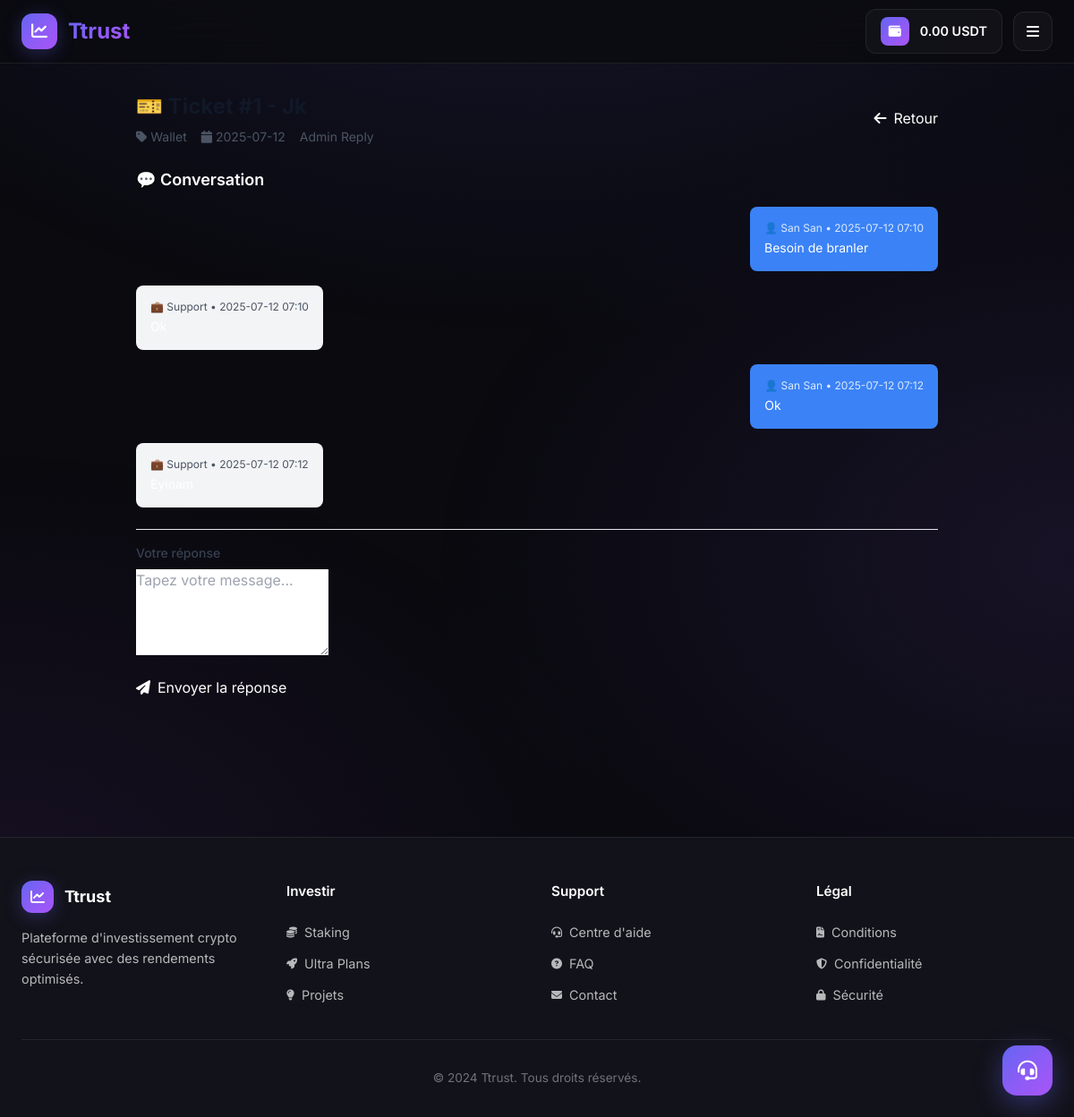
/support/ticket/1 (signed in), run on an earlier commit of the app's database.
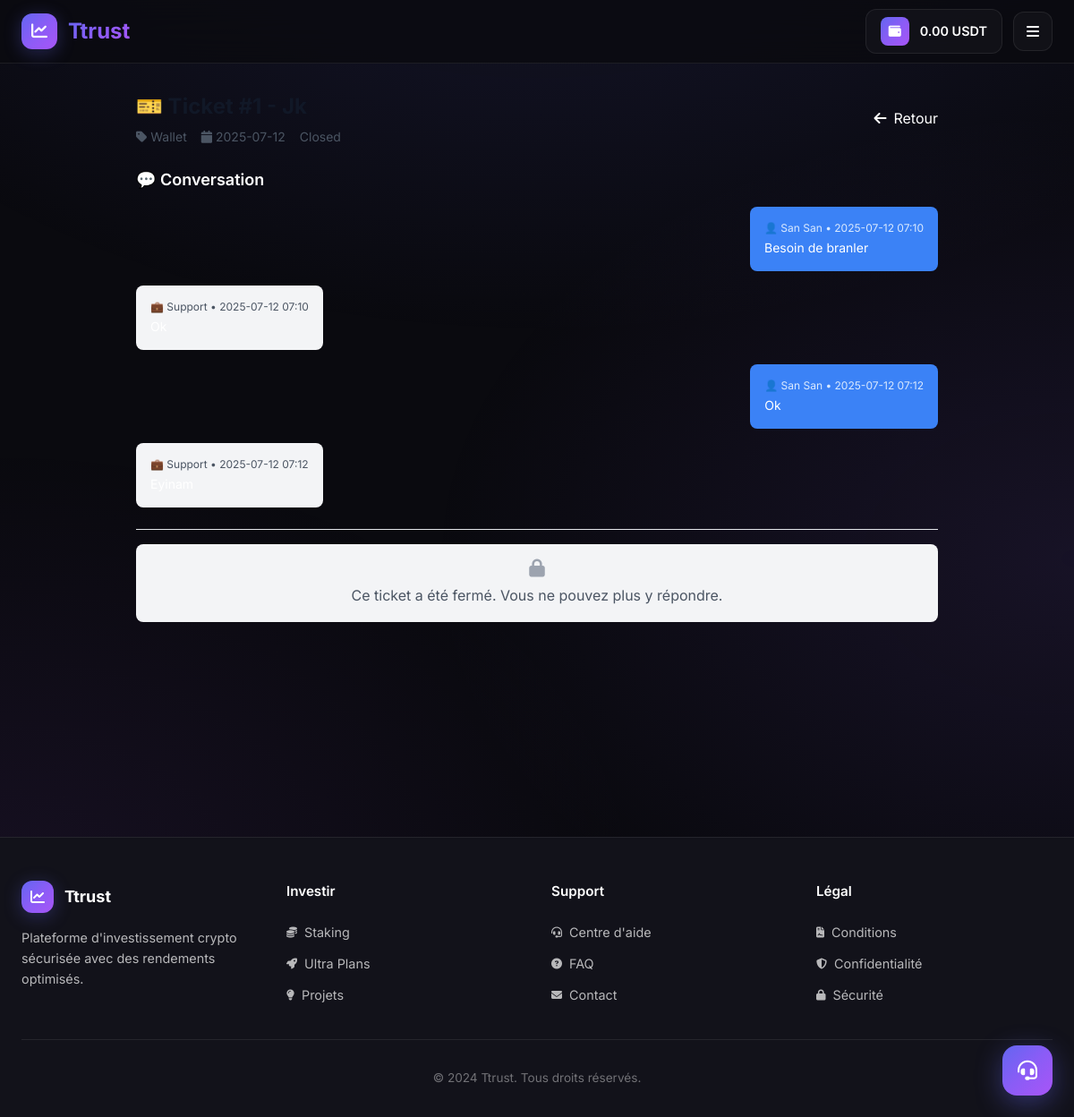
And on a later commit of the database.
### tables this page shows
CREATE TABLE support_tickets (
            id INTEGER PRIMARY KEY AUTOINCREMENT,
            user_id INTEGER NOT NULL,
            subject TEXT NOT NULL,
            status TEXT DEFAULT 'open',
            priority TEXT DEFAULT 'normal',
            category TEXT DEFAULT 'general',
            created_at TIMESTAMP DEFAULT CURRENT_TIMESTAMP,
            updated_at TIMESTAMP DEFAULT CURRENT_TIMESTAMP,
            assigned_to TEXT,
            FOREIGN KEY (user_id) REFERENCES users (id)
        );

### main.py (the view)
@app.route('/support/ticket/<int:ticket_id>')
@login_required
def support_ticket(ticket_id):
    conn = get_db_connection()
    ticket = conn.execute('''
        SELECT st.*, u.first_name, u.last_name, u.email
        FROM support_tickets st
        JOIN users u ON st.user_id = u.id
        WHERE st.id = ? AND st.user_id = ?
    ''', (ticket_id, session['user_id'])).fetchone()
    if not ticket:
        flash('Ticket non trouvé', 'error')
        return redirect(url_for('support'))
    messages = conn.execute('''
        SELECT sm.*, u.first_name, u.last_name
        FROM support_messages sm
        LEFT JOIN users u ON sm.user_id = u.id
        WHERE sm.ticket_id = ?
        ORDER BY sm.created_at ASC
    ''', (ticket_id,)).fetchall()
    conn.close()
    return render_template('support_ticket.html', ticket=ticket, messages=messages)

### main.py (called while the page is built, shortened)
def login_required(f):
    @wraps(f)
    def decorated_function(*args, **kwargs):
        if 'user_id' not in session:
            return redirect(url_for('login'))
        return f(*args, **kwargs)
    return decorated_function

def get_db_connection():
    import time
    max_retries = 5
    for attempt in range(max_retries):
        try:
            conn = sqlite3.connect(DATABASE, timeout=60.0)
            conn.row_factory = sqlite3.Row
            conn.execute('PRAGMA journal_mode=WAL;')
            conn.execute('PRAGMA busy_timeout=60000;')  # 60 seconds timeout
            conn.execute('PRAGMA synchronous=NORMAL;')  # Better performance
            conn.execute('PRAGMA cache_size=10000;')     # Larger cache
            conn.execute('PRAGMA temp_store=memory;')    # Use memory for temp
            return conn
        except Exception as e:
            print(f"❌ Unexpected database error: {e}")
            raise e
    return conn

### templates/support_ticket.html (shortened to what this page needs)
{% extends "base.html" %}
{% block content %}
<div class="max-w-4xl mx-auto space-y-6">
    <div class="messenger-card">
        <div class="flex items-center justify-between mb-4">
            <div>
                <h1 class="text-2xl font-bold text-gray-900">
                    🎫 Ticket #{{ ticket.id }} - {{ ticket.subject }}
                </h1>
                <div class="flex items-center space-x-4 mt-2 text-sm text-gray-600">
                    <span><i class="fas fa-tag mr-1"></i>{{ ticket.category.title() }}</span>
                    <span><i class="fas fa-calendar mr-1"></i>{{ ticket.created_at[:10] }}</span>
                    <span class="status-indicator
                        {% if ticket.status == 'admin_reply' %}status-active{% endif %}
                        {% if ticket.status == 'closed' %}status-completed{% endif %}">
                        {{ ticket.status.replace('_', ' ').title() }}
                    </span>
                </div>
            </div>
            <a href="{{ url_for('support') }}" class="messenger-btn-outline">
                <i class="fas fa-arrow-left mr-2"></i>Retour
            </a>
        </div>
    </div>
    <div class="messenger-card">
        <h2 class="text-lg font-semibold mb-4">💬 Conversation</h2>
        <div id="messagesContainer" class="space-y-4 max-h-96 overflow-y-auto">
            {% for message in messages %}
                <div class="{% if message.is_admin %}flex{% else %}flex justify-end{% endif %}">
                    <div class="max-w-md {% if message.is_admin %}bg-gray-100{% else %}bg-blue-500 text-white{% endif %} rounded-lg p-4">
                        <div class="text-xs {% if message.is_admin %}text-gray-600{% else %}text-blue-100{% endif %} mb-1">
                            {% if message.is_admin %}
                                💼 Support
                            {% else %}
                                👤 {{ message.first_name }} {{ message.last_name }}
                            {% endif %}
                            • {{ message.created_at[:16] }}
                        </div>
                        <div class="text-sm">{{ message.message }}</div>
                    </div>
                </div>
            {% endfor %}
        </div>
        {% if ticket.status != 'closed' %}
            <div class="mt-6 pt-4 border-t border-gray-200">
                <form id="replyForm" class="space-y-4">
                    <div>
                        <label class="block text-sm font-medium text-gray-700 mb-2">Votre réponse</label>
                        <textarea id="replyMessage" class="messenger-input h-24" placeholder="Tapez votre message..." required></textarea>
                    </div>
                    <button type="submit" class="messenger-btn">
                        <i class="fas fa-paper-plane mr-2"></i>Envoyer la réponse
                    </button>
                </form>
            </div>
        {% else %}
            <div class="mt-6 pt-4 border-t border-gray-200 text-center">
                <div class="bg-gray-100 rounded-lg p-4">
                    <i class="fas fa-lock text-gray-400 text-xl mb-2"></i>
                    <p class="text-gray-600">Ce ticket a été fermé. Vous ne pouvez plus y répondre.</p>
                </div>
            </div>
        {% endif %}
    </div>
</div>
{% endblock %}

What changed in the data, as far as the page shows it:
changed support_tickets "Wallet": status.replace "Admin Reply" → "Closed"; status "admin_reply" → "closed" (drawn)
Also different on the page:
text no longer shown: "Votre réponse Envoyer la réponse"
text now shown: "Ce ticket a été fermé. Vous ne pouvez plus y répondre."
